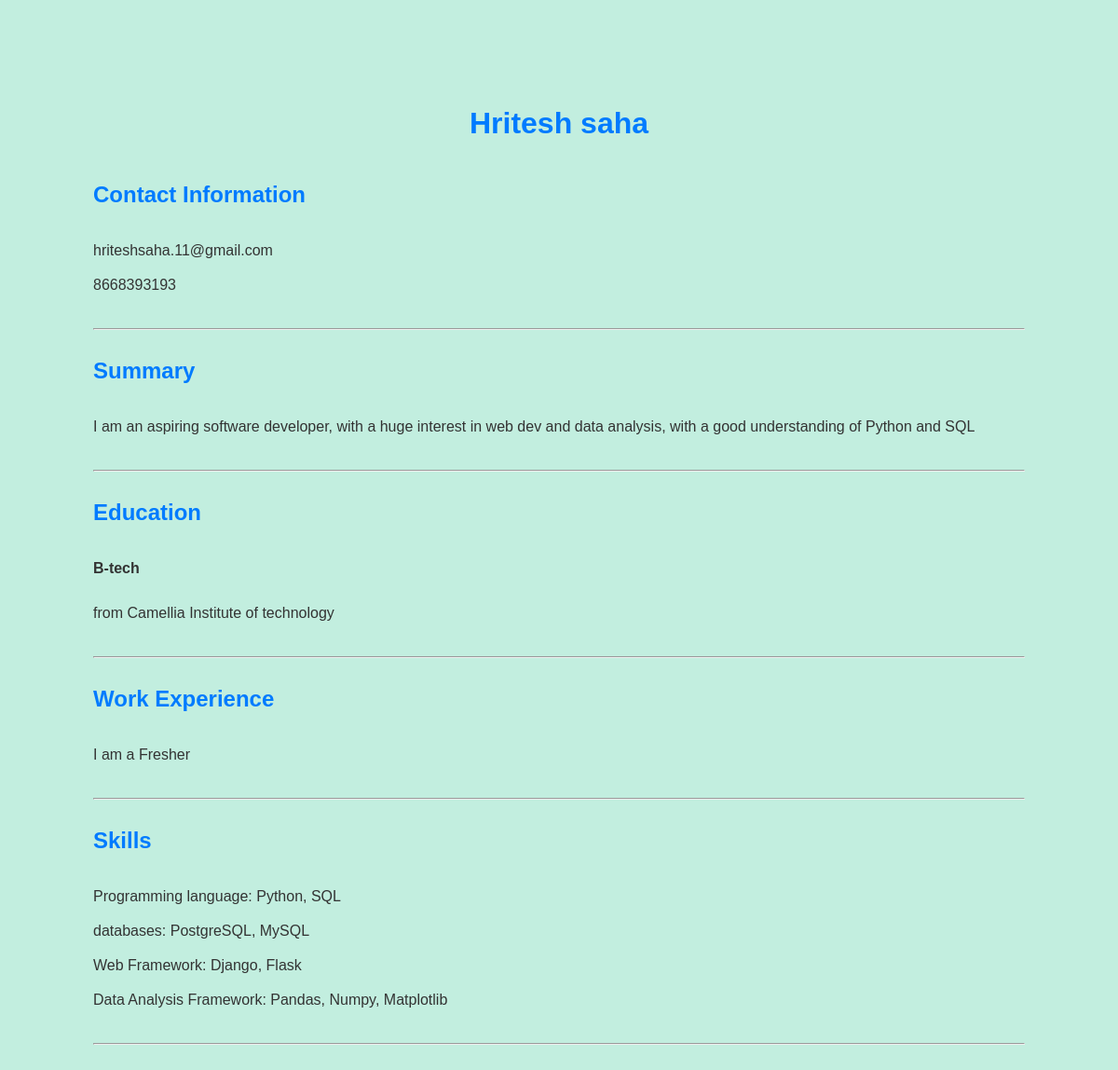
/4, run on the app's committed database.
### pdf/models.py (models this page shows)
class Profile(models.Model):
    name = models.CharField(max_length=100)
    email = models.EmailField(max_length=254)
    phone = models.CharField(max_length=10)
    summary = models.TextField(max_length=1000)
    degree = models.CharField(max_length=50)
    school = models.CharField(max_length=50)
    university = models.CharField(max_length=50)
    work_experience = models.TextField(max_length=1000)
    skills = models.TextField(max_length=1000)

### pdf/views.py (the view)
# urls.py: path('<int:id>', views.resume, name = 'resume')
def resume(request, id):
    user_details = Profile.objects.get(pk = id)
    skill_list = user_details.skills.split('.')
    return render(request, 'pdf/resume.html', {'user_details':user_details, 'skill_list': skill_list})

### pdf/templates/pdf/resume.html (shortened to what this page needs)
<!DOCTYPE html>
<html lang="en">
<head>
</head>
<body>
    <header>
        <h1>{{user_details.name}}</h1>
    </header>
    <section>
        <h2>Contact Information</h2>
        <ul>
            <li>{{user_details.email}}</li>
            <li>{{user_details.phone}}</li>
        </ul>
    </section><hr>
    <section>
        <h2>Summary</h2>
        <p>
            {{user_details.summary}}
        </p>
    </section><hr>
    <section>
        <h2>Education</h2>
        <p><strong>{{user_details.degree}}</strong></p>
        <p>from {{user_details.school}}</p>
    </section><hr>
    <section>
        <h2>Work Experience</h2>
        <p>{{user_details.work_experience}}</p>
    </section><hr>
    <section>
        <h2>Skills</h2>
        <ul>
            {% for skill in skill_list %}
                <li>{{skill}}</li>
            {% endfor %}
        </ul>
    </section><hr>
</body>
</html>

### pdf/templates/pdf/resume.html (style rules this page uses)
body { display: block; background-color: rgb(194, 238, 223); font-family: Arial, sans-serif; line-height: 2; color: #333; margin: 100px; }
header { text-align: center; margin-bottom: 20px; }
h1 { color: #007bff; }
section { margin-bottom: 30px; }
h2 { color: #007bff; }
ul { list-style-type: none; padding: 0; margin: 0; }
li { margin-bottom: 5px; }

### data on the page
Profile: name "Hritesh saha", email "hriteshsaha.11@gmail.com", phone "8668393193", summary "I am an aspiring software developer, with a huge interest in web dev and data analysis, with a good understanding of Python and SQL", degree "B-tech", school "Camellia Institute of technology", work_experience "I am a Fresher"

### other printed values
{{ skill }} "Programming language: Python, SQL" "databases: PostgreSQL, MySQL" "Web Framework: Django, Flask" "Data Analysis Framework: Pandas, Numpy, Matplotlib"
